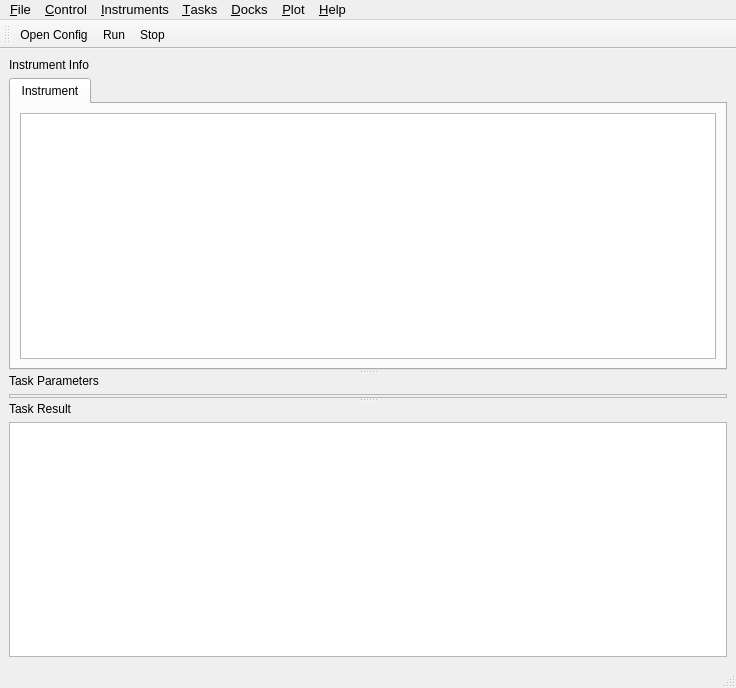
<?xml version="1.0" encoding="UTF-8"?>
<ui version="4.0">
 <class>TaskMain</class>
 <widget class="QMainWindow" name="TaskMain">
  <property name="geometry">
   <rect>
    <x>0</x>
    <y>0</y>
    <width>736</width>
    <height>688</height>
   </rect>
  </property>
  <property name="windowTitle">
   <string>srsgui</string>
  </property>
  <property name="dockOptions">
   <set>QMainWindow::AllowNestedDocks|QMainWindow::AllowTabbedDocks|QMainWindow::AnimatedDocks</set>
  </property>
  <widget class="QWidget" name="centralwidget">
   <property name="sizePolicy">
    <sizepolicy hsizetype="MinimumExpanding" vsizetype="MinimumExpanding">
     <horstretch>0</horstretch>
     <verstretch>0</verstretch>
    </sizepolicy>
   </property>
   <property name="minimumSize">
    <size>
     <width>300</width>
     <height>500</height>
    </size>
   </property>
   <layout class="QHBoxLayout" name="horizontalLayout_2">
    <item>
     <widget class="QSplitter" name="splitter_2">
      <property name="orientation">
       <enum>Qt::Horizontal</enum>
      </property>
      <widget class="QSplitter" name="splitter">
       <property name="orientation">
        <enum>Qt::Vertical</enum>
       </property>
       <widget class="QWidget" name="layoutWidget">
        <layout class="QVBoxLayout" name="verticalLayout_2">
         <item>
          <widget class="QLabel" name="label_2">
           <property name="text">
            <string>Instrument Info</string>
           </property>
          </widget>
         </item>
         <item>
          <widget class="QTabWidget" name="deviceInfoTabWidget">
           <property name="tabPosition">
            <enum>QTabWidget::North</enum>
           </property>
           <property name="currentIndex">
            <number>0</number>
           </property>
           <widget class="QWidget" name="tab">
            <attribute name="title">
             <string>Instrument</string>
            </attribute>
            <layout class="QHBoxLayout" name="horizontalLayout_3">
             <item>
              <widget class="QTextBrowser" name="deviceInfo"/>
             </item>
            </layout>
           </widget>
          </widget>
         </item>
        </layout>
       </widget>
       <widget class="QWidget" name="layoutWidget">
        <layout class="QVBoxLayout" name="verticalLayout_3">
         <item>
          <widget class="QLabel" name="label_task_params">
           <property name="text">
            <string>Task Parameters</string>
           </property>
          </widget>
         </item>
         <item>
          <widget class="QFrame" name="taskParameterFrame">
           <property name="frameShape">
            <enum>QFrame::StyledPanel</enum>
           </property>
           <property name="frameShadow">
            <enum>QFrame::Raised</enum>
           </property>
          </widget>
         </item>
        </layout>
       </widget>
       <widget class="QWidget" name="layoutWidget">
        <layout class="QVBoxLayout" name="verticalLayout_4">
         <item>
          <widget class="QLabel" name="label_4">
           <property name="text">
            <string>Task Result</string>
           </property>
           <property name="buddy">
            <cstring>taskResult</cstring>
           </property>
          </widget>
         </item>
         <item>
          <widget class="QTextBrowser" name="taskResult">
           <property name="font">
            <font>
             <pointsize>10</pointsize>
            </font>
           </property>
          </widget>
         </item>
        </layout>
       </widget>
      </widget>
     </widget>
    </item>
   </layout>
  </widget>
  <widget class="QMenuBar" name="menubar">
   <property name="geometry">
    <rect>
     <x>0</x>
     <y>0</y>
     <width>736</width>
     <height>23</height>
    </rect>
   </property>
   <property name="font">
    <font>
     <pointsize>10</pointsize>
    </font>
   </property>
   <widget class="QMenu" name="menu_File">
    <property name="title">
     <string>&amp;File</string>
    </property>
    <addaction name="action_Open"/>
    <addaction name="separator"/>
    <addaction name="actionQuit"/>
   </widget>
   <widget class="QMenu" name="menu_Control">
    <property name="title">
     <string>&amp;Control</string>
    </property>
    <addaction name="actionRun"/>
    <addaction name="actionStop"/>
   </widget>
   <widget class="QMenu" name="menu_Docks">
    <property name="title">
     <string>&amp;Docks</string>
    </property>
   </widget>
   <widget class="QMenu" name="menu_Help">
    <property name="title">
     <string>&amp;Help</string>
    </property>
   </widget>
   <widget class="QMenu" name="menu_Tasks">
    <property name="title">
     <string>&amp;Tasks</string>
    </property>
   </widget>
   <widget class="QMenu" name="menu_Instruments">
    <property name="title">
     <string>&amp;Instruments</string>
    </property>
   </widget>
   <widget class="QMenu" name="menu_Plot">
    <property name="title">
     <string>&amp;Plot</string>
    </property>
   </widget>
   <addaction name="menu_File"/>
   <addaction name="menu_Control"/>
   <addaction name="menu_Instruments"/>
   <addaction name="menu_Tasks"/>
   <addaction name="menu_Docks"/>
   <addaction name="menu_Plot"/>
   <addaction name="menu_Help"/>
  </widget>
  <widget class="QStatusBar" name="statusbar">
   <property name="font">
    <font>
     <pointsize>10</pointsize>
    </font>
   </property>
  </widget>
  <widget class="QToolBar" name="toolBar">
   <property name="windowTitle">
    <string>toolBar</string>
   </property>
   <attribute name="toolBarArea">
    <enum>TopToolBarArea</enum>
   </attribute>
   <attribute name="toolBarBreak">
    <bool>false</bool>
   </attribute>
   <addaction name="action_Open"/>
   <addaction name="actionRun"/>
   <addaction name="actionStop"/>
  </widget>
  <action name="action_New">
   <property name="icon">
    <iconset>
     <normaloff>icons/filenew.png</normaloff>icons/filenew.png</iconset>
   </property>
   <property name="text">
    <string>&amp;New</string>
   </property>
  </action>
  <action name="action_Open">
   <property name="icon">
    <iconset resource="resource.qrc">
     <normaloff>:/icons/fileopen.png</normaloff>:/icons/fileopen.png</iconset>
   </property>
   <property name="text">
    <string>&amp;Open Config</string>
   </property>
  </action>
  <action name="action_Save">
   <property name="icon">
    <iconset>
     <normaloff>icons/filesave.png</normaloff>icons/filesave.png</iconset>
   </property>
   <property name="text">
    <string>&amp;Save</string>
   </property>
  </action>
  <action name="actionE_xit">
   <property name="icon">
    <iconset>
     <normaloff>icons/x.png</normaloff>icons/x.png</iconset>
   </property>
   <property name="text">
    <string>E&amp;xit</string>
   </property>
  </action>
  <action name="actionConsole">
   <property name="checkable">
    <bool>true</bool>
   </property>
   <property name="checked">
    <bool>false</bool>
   </property>
   <property name="text">
    <string>Console</string>
   </property>
  </action>
  <action name="actionQuit">
   <property name="text">
    <string>Quit</string>
   </property>
  </action>
  <action name="actionRun">
   <property name="icon">
    <iconset resource="resource.qrc">
     <normaloff>:/icons/run.png</normaloff>:/icons/run.png</iconset>
   </property>
   <property name="text">
    <string>Run</string>
   </property>
   <property name="toolTip">
    <string>Start the selected test</string>
   </property>
   <property name="shortcut">
    <string>Alt+R</string>
   </property>
  </action>
  <action name="actionStop">
   <property name="icon">
    <iconset resource="resource.qrc">
     <normaloff>:/icons/stop.png</normaloff>:/icons/stop.png</iconset>
   </property>
   <property name="text">
    <string>Stop</string>
   </property>
   <property name="toolTip">
    <string>Abort the current test</string>
   </property>
  </action>
 </widget>
 <resources>
  <include location="resource.qrc"/>
 </resources>
 <connections>
  <connection>
   <sender>action_Open</sender>
   <signal>triggered()</signal>
   <receiver>TaskMain</receiver>
   <slot>onOpen()</slot>
   <hints>
    <hint type="sourcelabel">
     <x>-1</x>
     <y>-1</y>
    </hint>
    <hint type="destinationlabel">
     <x>287</x>
     <y>322</y>
    </hint>
   </hints>
  </connection>
  <connection>
   <sender>actionE_xit</sender>
   <signal>triggered()</signal>
   <receiver>TaskMain</receiver>
   <slot>close()</slot>
   <hints>
    <hint type="sourcelabel">
     <x>-1</x>
     <y>-1</y>
    </hint>
    <hint type="destinationlabel">
     <x>408</x>
     <y>343</y>
    </hint>
   </hints>
  </connection>
  <connection>
   <sender>actionRun</sender>
   <signal>triggered()</signal>
   <receiver>TaskMain</receiver>
   <slot>onRun()</slot>
   <hints>
    <hint type="sourcelabel">
     <x>-1</x>
     <y>-1</y>
    </hint>
    <hint type="destinationlabel">
     <x>408</x>
     <y>343</y>
    </hint>
   </hints>
  </connection>
  <connection>
   <sender>actionStop</sender>
   <signal>triggered()</signal>
   <receiver>TaskMain</receiver>
   <slot>onStop()</slot>
   <hints>
    <hint type="sourcelabel">
     <x>-1</x>
     <y>-1</y>
    </hint>
    <hint type="destinationlabel">
     <x>408</x>
     <y>343</y>
    </hint>
   </hints>
  </connection>
  <connection>
   <sender>actionQuit</sender>
   <signal>triggered()</signal>
   <receiver>TaskMain</receiver>
   <slot>close()</slot>
   <hints>
    <hint type="sourcelabel">
     <x>-1</x>
     <y>-1</y>
    </hint>
    <hint type="destinationlabel">
     <x>569</x>
     <y>343</y>
    </hint>
   </hints>
  </connection>
 </connections>
 <slots>
  <slot>onOpen()</slot>
  <slot>onNew()</slot>
  <slot>onSave()</slot>
  <slot>onConsole()</slot>
  <slot>onRun()</slot>
  <slot>onStop()</slot>
  <slot>onPlot()</slot>
  <slot>onTerminal()</slot>
  <slot>onConnect()</slot>
  <slot>onDisconnect()</slot>
 </slots>
</ui>
